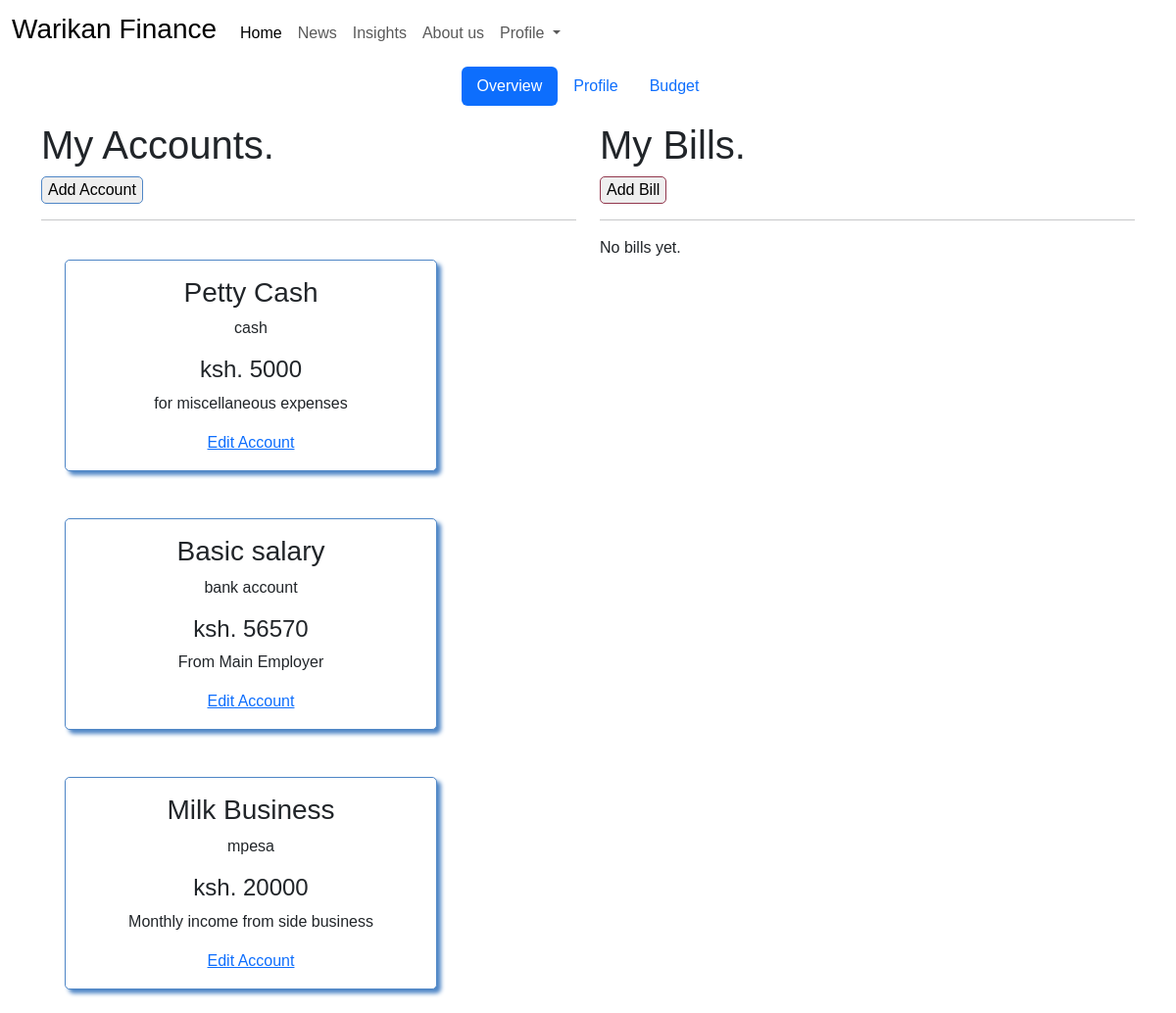
The page / (signed in) on the database as committed earlier.
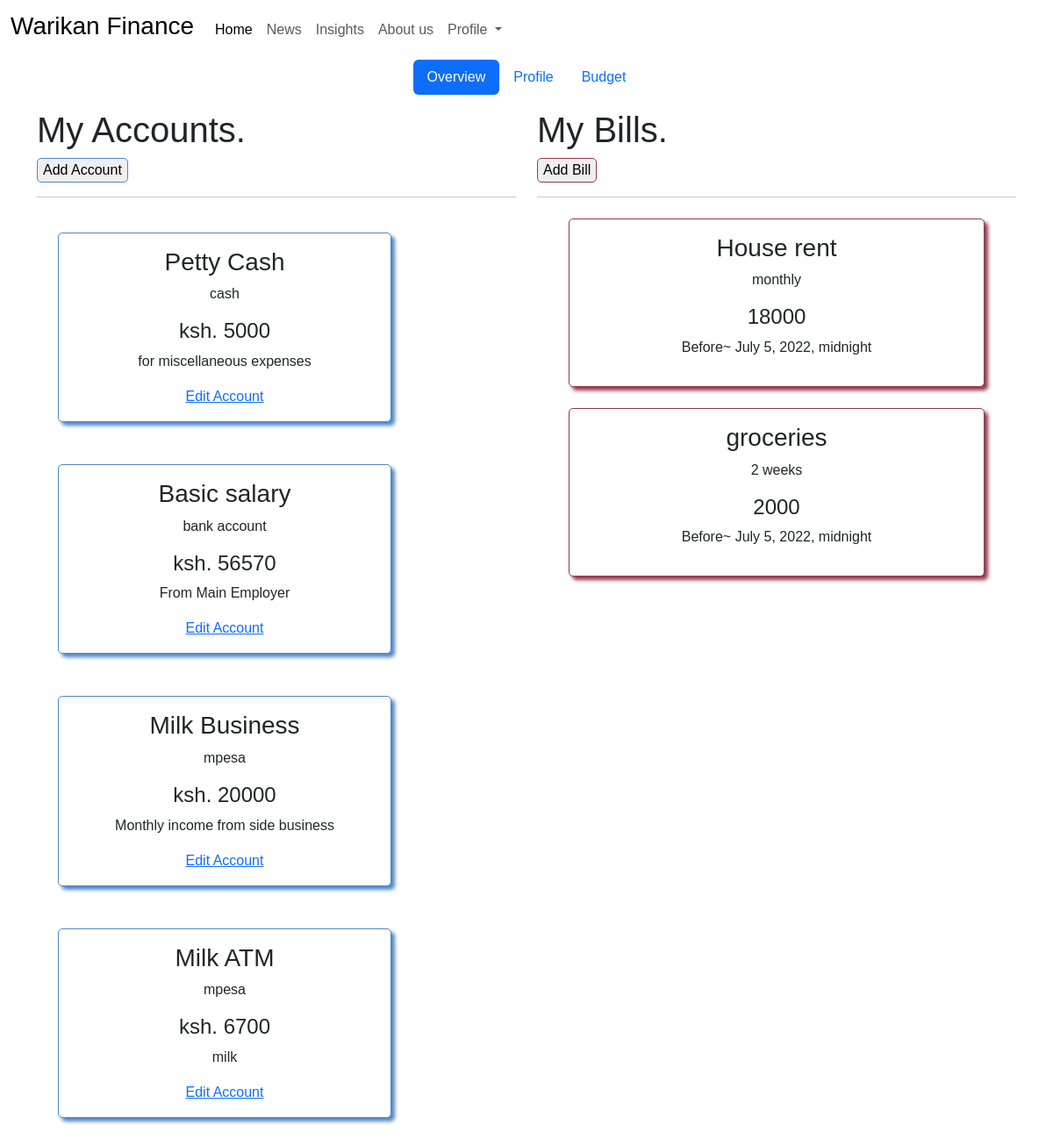
The same page on the database as committed later.
### finance_app/models.py (models this page shows, shortened)
class Account(models.Model):
    name = models.CharField(max_length=100)
    category=models.CharField(max_length=30,choices=CATEGORIES,default='cash',null=True)
    amount=models.IntegerField(null=True)
    description = models.TextField()
    user=models.ForeignKey(User,on_delete=models.CASCADE,null=True)

class Bill(models.Model):
    category=models.CharField(max_length=30,choices=CATEGORIES,default='monthly',null=True)
    name=models.CharField(max_length=100,null=True)
    amount=models.IntegerField()
    description=models.TextField()
    account=models.ForeignKey(Account,on_delete=models.CASCADE,null=True)
    due_date=models.DateTimeField(null=True)

### finance_app/views.py (the view)
# urls.py: path('',views.home,name='home'),
@login_required(login_url='/accounts/login/')
def home(request):
    current_user = request.user
    user = User.objects.get(id=current_user.id)
    profile = Profile.get_profile_by_id(user.id)
    accounts= Account.objects.all()
    bills=Bill.objects.all()
    context = {
        'profile': profile,
        'user': user,
        'accounts': accounts,
        'bills': bills
    }
    return render(request,'home.html', context)

### finance_app/models.py (called while the page is built)
    @classmethod
    def get_profile_by_id(cls,id):
        profile = Profile.objects.filter(user__id = id).first()
        return profile

### finance_app/templates/home.html (shortened to what this page needs)
{% extends 'base.html' %}
{% block content %}
{{block.super}}
<ul class="nav justify-content-center nav-pills mb-3" id="pills-tab" role="tablist">
    <li class="nav-item" role="presentation">
      <button class="nav-link active" id="pills-home-tab" data-bs-toggle="pill" data-bs-target="#pills-home" type="button" role="tab" aria-controls="pills-home" aria-selected="true">Overview</button>
    </li>
    <li class="nav-item" role="presentation">
      <button class="nav-link" id="pills-profile-tab" data-bs-toggle="pill" data-bs-target="#pills-profile" type="button" role="tab" aria-controls="pills-profile" aria-selected="false">Profile</button>
    </li>
    <li class="nav-item" role="presentation">
      <button class="nav-link" id="pills-contact-tab" data-bs-toggle="pill" data-bs-target="#pills-contact" type="button" role="tab" aria-controls="pills-contact" aria-selected="false">Budget</button>
    </li>
  </ul>
  <div class="tab-content" id="pills-tabContent">
    <div class="tab-pane fade show active" id="pills-home" role="tabpanel" aria-labelledby="pills-home-tab">
      <div class="container">
        <div class="row">
          <div class="col-md-6"> <h1>My Accounts. </h1>
            <a href="{% url 'account_form' user.id %} "><button class="accountbtn">Add Account</button> </a>
        <hr>
        <div class="row">
        {% for item in accounts %}
        <div class="col-md-8 card account_overview">
          <h3>{{item.name}} </h3>
          <p>{{item.category}} </p>
          <h4>ksh. {{item.amount}} </h4>
          <p>{{item.description}} </p>
        <a href="# ">Edit Account</a>
        </div>
        {% empty %}
        <h2>No registered accounts.</h2>
        {% endfor %}
        </div>
        </div>
        <div class="col-md-6">
          <h1>My Bills.</h1>
            <a href="{% url 'bill_form' user.id %} "><button class="billbtn">Add Bill</button> </a>
            <hr>
        {% for item in bills %}
        <div class="card bill_overview">
          <h3>{{item.name}} </h3>
           <p>{{item.category}} </p>
           <h4>{{item.amount}} </h4>
           <p>Before~ {{item.due_date}} </p>
           </div>
        {% empty %}
        <p>No bills yet.</p>
        {% endfor %}
        </div>
        </div>
      </div>
    </div>
  </div>
{% endblock %}

### finance_app/templates/base.html (shortened to what this page needs)
{% load bootstrap5 %}
{% load static %}
<!DOCTYPE html>
<html lang="en">
<head>
    {% block styles %}
    {% bootstrap_css %}
    <link rel="stylesheet" href="https://cdn.jsdelivr.net/npm/bootstrap-icons@1.8.3/font/bootstrap-icons.css">
    <link rel="stylesheet" href="{% static 'css/index.css' %}">
  {% endblock %}
</head>
<body>
{% block content %}
{% include 'navbar.html' %}
    {% endblock %}
</body>
</html>

### finance_app/templates/navbar.html (shortened to what this page needs)
<!DOCTYPE html>
<html lang="en">
<head>
</head>
<body>
  <nav class="navbar navbar-expand-lg navbar-light bg-transparent">
    <div class="container-fluid">
      <a class="navbar-brand" href="/"><h3 class="brand">Warikan Finance</h3></a>
      <div class="collapse navbar-collapse" id="navbarSupportedContent">
        <ul class="navbar-nav me-auto mb-2 mb-lg-0">
          <li class="nav-item">
            <a class="nav-link active" aria-current="page" href="/">Home</a>
          </li>
          <li class="nav-item">
            <a class="nav-link" href="/"> News</a>
          </li>
          <li class="nav-item">
            <a class="nav-link" href="/">Insights</a>
          </li>
          <li class="nav-item">
            <a class="nav-link" href="{% url 'about'  %}" >About us</a>
          </li>
          <li class="nav-item dropdown">
            <a class="nav-link dropdown-toggle" href="#" id="navbarDropdown" role="button" data-bs-toggle="dropdown" aria-expanded="false">
              Profile
            </a>
          </li>
        </ul>
      </div>
    </div>
  </nav>
</body>
</html>

### static/css/index.css (style rules this page uses)
body { font-family: Impact, Haettenschweiler, 'Arial Narrow Bold', sans-serif; }
.account_overview { margin: 3vh 3vw; text-align: center; padding: 2vh 0; border: 1px solid #4F86C6; border-radius: 5px; box-shadow: 4px 4px 4px #4F86C6; }
.bill_overview { margin: 3vh 3vw; text-align: center; padding: 2vh 0; border: 1px solid #92374D; border-radius: 5px; box-shadow: 4px 4px 4px #92374D; }
.accountbtn { border-radius: 5px; border: 1px solid #4F86C6; }
.billbtn { border-radius: 5px; border: 1px solid #92374D; }

Rows that differ between the two databases and show on the page:
added Account: name "Milk ATM", category "mpesa", amount "6700", description "milk"
added Bill: name "House rent", category "monthly", amount "18000", due_date "July 5, 2022, midnight"
added Bill: name "groceries", category "2 weeks", amount "2000", due_date "July 5, 2022, midnight"
Other text that changed with them:
text no longer shown: "No bills yet."
